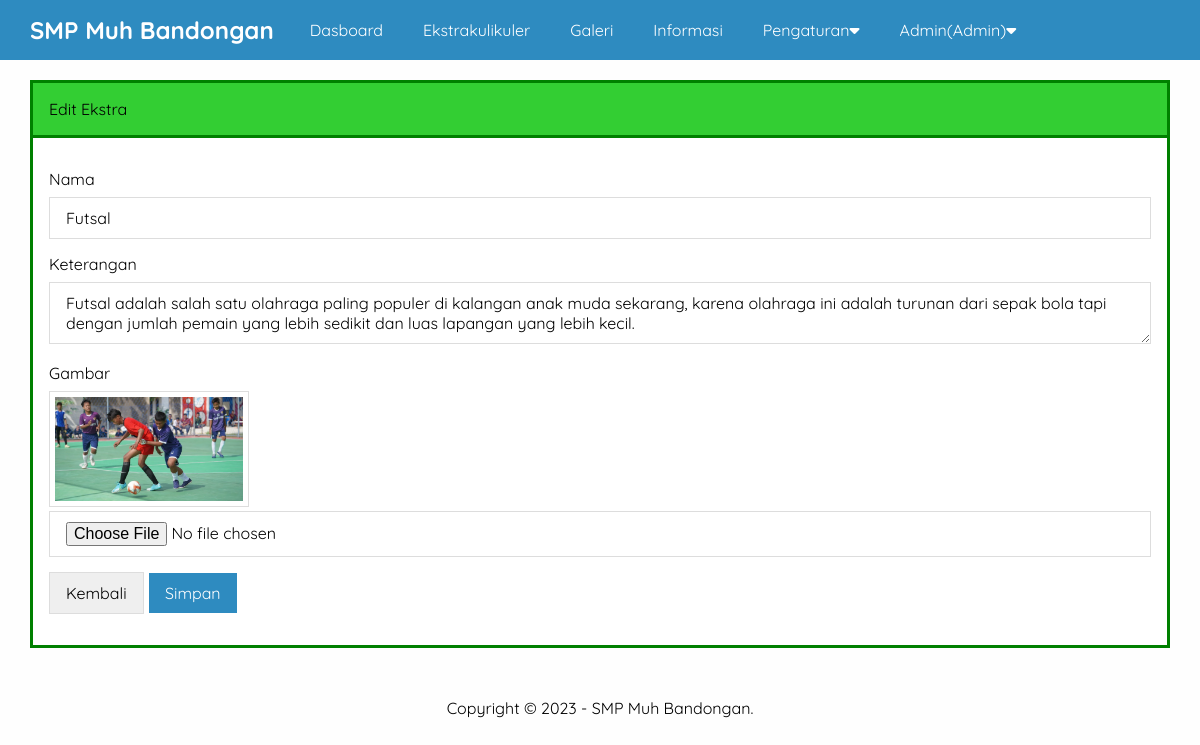
/admin/edit-ekstra.php?id=5 (signed in), run on the app's committed database.
### tables this page shows
CREATE TABLE `pengaturan` (
  `id` int(11) NOT NULL,
  `nama` varchar(50) NOT NULL,
  `email` varchar(50) NOT NULL,
  `telepon` varchar(20) NOT NULL,
  `alamat` text NOT NULL,
  `logo` varchar(50) NOT NULL,
  `favicon` varchar(50) NOT NULL,
  `tentang_sekolah` text NOT NULL,
  `foto_sekolah` varchar(50) NOT NULL,
  `google_maps` text NOT NULL,
  `nama_kepsek` varchar(50) NOT NULL,
  `foto_kepsek` varchar(50) NOT NULL,
  `sambutan_kepsek` text NOT NULL,
  `created_at` timestamp NOT NULL DEFAULT current_timestamp(),
  `updated_at` datetime DEFAULT NULL
);

CREATE TABLE `ekstra` (
  `id` int(11) NOT NULL,
  `nama` varchar(100) NOT NULL,
  `keterangan` text NOT NULL,
  `gambar` varchar(50) NOT NULL,
  `created_at` timestamp NOT NULL DEFAULT current_timestamp(),
  `updated_at` datetime DEFAULT NULL
);

### admin/edit-ekstra.php (the view, shortened to what this page needs)
<?php include 'header.php' ?>
<?php
    $ekstra   = mysqli_query($conn, "SELECT * FROM ekstra WHERE id ='".$_GET['id']."' ");
    $p  = mysqli_fetch_object($ekstra);
?>
            <div class="content">
                <div class="container">
                    <div class="box">
                        <div class="box-header">
                            Edit Ekstra
                        </div>
                        <div class="box-body">
                        <form action="" method="POST" enctype="multipart/form-data">
                            <div class="form-group">
                                <label>Nama</label>
                                <input type="text" name="nama" placeholder="Nama ekstra" value="<?= $p->nama ?>"class= "input-control"required>
                            </div>
                            <div class="form-group">
                                <label>Keterangan</label>
                                <textarea name="keterangan" class= "input-control" placeholder="Keterangan"><?= $p->keterangan ?></textarea>
                            </div>
                            <div class="form-group">
                                <label>Gambar</label>
                                <img src="../uploads/ekstra/<?=$p->gambar?>" width="200px" class="image">
                                <input type="file" name="gambar" class="input-control">
                            </div>
                            <button type="button" class="btn" onclick="window.location = 'ekstra.php'">Kembali</button>
                            <input type="submit" name="submit" value="Simpan" class="btn btn-blue" >
                            </form>
                        </div>
                    </div>
                </div>
            </div>
 <?php include 'footer.php' ?>

### admin/header.php (shortened to what this page needs)
<?php
    include '../koneksi.php';
    $identitas = mysqli_query($conn, "SELECT * FROM pengaturan ORDER BY id DESC LIMIT 1");
    $d = mysqli_fetch_object($identitas);
?>
<!DOCTYPE html>
<html>
    <head>
        <link rel="stylesheet" type="text/css" href="../assets/css/style.css">
        <link rel="stylesheet" href="https://cdnjs.cloudflare.com/ajax/libs/font-awesome/6.4.2/css/all.min.css" />
    </head>
    <body class="bg-light">
        <div class="navbar">
            <div class="container">
                <h2 class="nav-brand float-left"><a href="index.php"><?=$d->nama ?></a></h2>
                <ul class="nav-menu float-left">
                    <li><a href="index.php">Dasboard</a></li>
                    <?php if($_SESSION['ulevel'] == 'Super Admin'){ ?>
                    <li><a href="pengguna.php">Pengguna</a></li>
                    <?php } elseif($_SESSION['ulevel'] == 'Admin'){ ?>
                        <li><a href="ekstra.php">Ekstrakulikuler</a></li>
                        <li><a href="galeri.php">Galeri</a></li>
                        <li><a href="informasi.php">Informasi</a></li>
                        <li>
                            <a href="#">Pengaturan<i class="fa fa-caret-down"></i></a>
                        </li>
                        <?php } ?>
                    <li>
                        <a href="#"><?= $_SESSION['uname']?>(<?= $_SESSION['ulevel']?>)<i class="fa fa-caret-down"></i></a>
                    </li>
                </ul>
            </div>
        </div>

### admin/footer.php
        <div class="footer">
            <div class="container text-center">
                Copyright &copy; 2023 - <?=$d->nama ?>.
            </div>
        </div>
    </body>
</html>

### assets/css/style.css (style rules this page uses)
* { margin: 0; padding: 0; font-family: 'Quicksand', sans-serif; box-sizing: border-box; }
a { text-decoration: none; }
.float-left { float:left; }
.container { width: 1140px; margin: 0 auto; }
.container::after { content: ""; display: block; clear: both; }
.bg-light { background-color: #fefefe; }
.box { border: 3px solid green; background-color: white; }
.box-header { padding: 16px; border-bottom: 3px solid green; background-color: rgb(51, 206, 51); }
.box-body { padding: 16px; }
form { margin: 15px 0; }
.form-group { margin-bottom: 15px; }
.form-group label { display: block; margin-bottom: 8px; }
.form-group .input-control { padding: 10px 16px; width: 100%; font-size: 16px; border: 1px solid #ddd; }
.btn { border: 1px solid #ddd; padding: 10px 16px; font-size: 16px; }
.btn-blue { background-color: #2E8BC0; color: #fff; border:1px solid; }
.text-center { text-align: center !important; }
.navbar { height:60px; width: 100%; background-color: #2E8BC0; position: fixed; top: 0; z-index: 1000; }
.navbar a { color: #fff; }
.nav-brand { display: inline-block; padding: 15px 0; margin-right: 16px; }
.nav-menu { display: flex; list-style: none; }
.nav-menu li a { padding: 20px; display: inline-block; }
.content { padding: 80px 0 30px 0; }
.footer { padding: 20px 0; }
.image { border: 1px solid #ddd; padding: 5px; }

### data on the page
pengaturan: nama "SMP Muh Bandongan"
ekstra: nama "Futsal", keterangan "Futsal adalah salah satu olahraga paling populer di kalangan anak muda sekarang, karena olahraga ini adalah turunan dari sepak bola tapi dengan jumlah pemain yang lebih sedikit dan luas lapangan yang lebih kecil.", gambar (picture)

### other printed values
$_SESSION['uname'] "Admin"
$_SESSION['ulevel'] "Admin"
